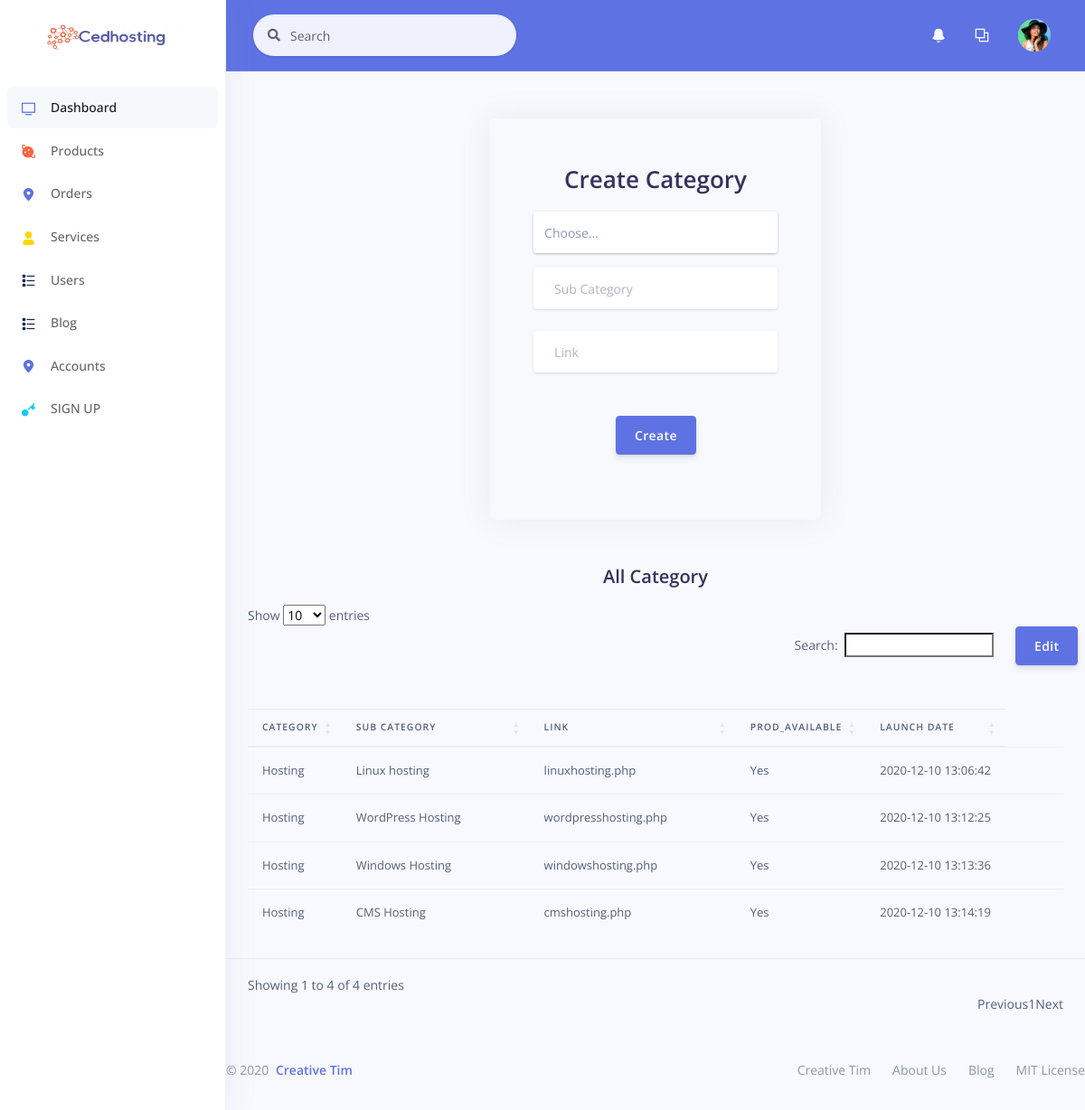
The app's page /Admin/createCategory.php with its own data.
### tables this page shows
CREATE TABLE `tbl_product` (
  `id` int(11) NOT NULL,
  `prod_parent_id` int(11) NOT NULL,
  `prod_name` varchar(100) NOT NULL,
  `link` varchar(100) DEFAULT NULL,
  `prod_available` tinyint(1) NOT NULL DEFAULT 1,
  `prod_launch_date` datetime NOT NULL DEFAULT current_timestamp()
);

### class/Dbcon.php (called while the page is built, shortened)
<?php
class Dbcon
{
    public function connect($host, $user, $pass, $dtb)
    {
        return $this->conn = mysqli_connect($host, $user, $pass, $dtb) or die('Could Not Connect.');
    }
}
?>

### class/product.php (called while the page is built, shortened)
<?php
class product extends Dbcon{
    public function showcategory(){
        $sql="SELECT * FROM tbl_product WHERE `prod_parent_id`=(SELECT `id` from tbl_product
                                                                WHERE `prod_parent_id`=0)";
            $products = $this->conn->query($sql);
            if(mysqli_num_rows($products)>0){
                return $products;
            }
    }
    public function getname($id) {
        $sql="SELECT `prod_name` FROM tbl_product WHERE `id`=$id";
            $products = $this->conn->query($sql);
            if(mysqli_num_rows($products)){
                return $products;
            }
    }
}
?>

### Admin/createCategory.php (the view, shortened to what this page needs)
<?php require 'header.php'?>
<?php require '../class/Dbcon.php';?>
<?php require '../class/product.php';?>
<?php
$con = new product();
$con->connect('localhost', 'root', '', 'cedhost');
$category=$con->showcategory();
foreach($category as $key){
  $id=$key['prod_parent_id'];
}
$getcategoryname=$con->getname($id);
foreach($getcategoryname as $key){
  $name=$key['prod_name'];
}
?>
<div class="container mt--8 pb-5">
      <div class="row justify-content-center" style="margin-top:180px;">
        <div class="col-lg-5 col-md-7">
          <div class="card bg-secondary border-0 mb-0">
            <div class="card-body px-lg-5 py-lg-5">
              <form method="POST">
                  <h1 class="text-center mb-3">Create Category</h1>
                <div class="form-group mb-3">
                  <div class="input-group input-group-merge input-group-alternative">
                            <div class="input-group input-group-merge input-group-alternative">
                                    <select class="form-control" id="sel1" style=" -webkit-appearance: none;" name="id">
                                    <option selected>Choose...</option>
                                    </select>
                            </div>
                  </div>
                </div>
                <div class="form-group">
                  <div class="input-group input-group-merge input-group-alternative">
                    <div class="input-group-prepend">
                      <span class="input-group-text"></span>
                    </div>
                    <input class="form-control" placeholder="Sub Category" type="text" name="subcat">
                  </div>
                </div>
                <div class="form-group">
                  <div class="input-group input-group-merge input-group-alternative">
                    <div class="input-group-prepend">
                      <span class="input-group-text"></span>
                    </div>
                    <input class="form-control" placeholder="Link" type="text" name="link">
                  </div>
                </div>
                <div class="text-center">
                  <button type="sumbit" class="btn btn-primary my-4" name="submit">Create</button>
                </div>
              </form>
            </div>
          </div>
        </div>
      </div>
    </div>
    <h2 class='mb-3 text-center'>All Category</h2>
    <button type="sumbit" class="btn btn-primary my-4 float-right edit" name="submit">Edit</button>
<table id="dtBasicExample" class="table p-4" width="100%">
  <thead>
    <tr>
      <th class="th-sm">Category
      </th>
      <th class="th-sm">Sub Category
      </th>
      <th class="th-sm">Link
      </th>
      <th class="th-sm">prod_available
      </th>
      <th class="th-sm">Launch Date
      </th>
    </tr>
  </thead>
  <tbody>
  <?php foreach ($category as $key):?>
    <tr>
    <form method="POST">
      <td><?php echo $name ?></td>
      <td><input type=text class="input" value="<?php echo $key['prod_name'] ?>" name="subcat"><span class="editinput"><?php echo $key['prod_name'] ?></span></td>
      <td><input type=text class="input" value="<?php echo $key['link'] ?>" name="link"><span class="editinput"><?php echo $key['link'] ?></span></td>
      <?php if($key['prod_available']==1){
                $avalb="Yes";
            }
                else{
                $avalb="No";
                }
                ?>
            <td><span class="editinput"><?php echo $avalb ?></span></td>
      <td><?php echo $key['prod_launch_date'] ?></td>
      <td><input type="submit"  class="btn btn-primary inputb" name="edit" value="Edit"/></td>
      <td><input type="submit" onClick="javascript: return confirm('Please confirm deletion');" class="btn btn-primary inputb" name="delete" value="Delete"/></td>
      </form>
    </tr>
  <?php endforeach; ?>
  </tbody>
</table>
<?php require 'footer.php'?>
  <link href="https://cdn.datatables.net/1.10.22/css/dataTables.bootstrap4.min.css" rel="stylesheet" type="text/css" media="all"/>

### Admin/header.php (shortened to what this page needs)
<!DOCTYPE html>
<html>
<head>
  <link rel="stylesheet" href="assets/vendor/nucleo/css/nucleo.css" type="text/css">
  <link rel="stylesheet" href="assets/vendor/@fortawesome/fontawesome-free/css/all.min.css" type="text/css">
  <link rel="stylesheet" href="assets/css/argon.css?v=1.2.0" type="text/css">
  <link href="https://cdn.datatables.net/1.10.22/css/dataTables.bootstrap4.min.css" rel="stylesheet" type="text/css" media="all"/>
</head>
<body>
  <nav class="sidenav navbar navbar-vertical  fixed-left  navbar-expand-xs navbar-light bg-white" id="sidenav-main">
    <div class="scrollbar-inner">
      <div class="sidenav-header  align-items-center">
        <a class="navbar-brand" href="javascript:void(0)">
          <img src="../images/logo2.png" style="height:180px;width:180px;" class="navbar-brand-img" alt="...">
        </a>
      </div>
      <div class="navbar-inner">
        <div class="collapse navbar-collapse" id="sidenav-collapse-main">
          <ul class="navbar-nav">
            <li class="nav-item">
              <a class="nav-link active" href="examples/dashboard.html">
                <i class="ni ni-tv-2 text-primary"></i>
                <span class="nav-link-text">Dashboard</span>
              </a>
            </li>
            <li class="nav-item">
									<a href="#" class="nav-link" data-toggle="dropdown" role="button" aria-haspopup="true" aria-expanded="false"><i class="ni ni-planet text-orange"></i>Products<i class="caret"></i></a>
						</li>
            <li class="nav-item">
									<a href="#" class="nav-link" data-toggle="dropdown" role="button" aria-haspopup="true" aria-expanded="false"><i class="ni ni-pin-3 text-primary"></i>Orders<i class="caret"></i></a>
						</li>
            <li class="nav-item">
									<a href="#" class="nav-link" data-toggle="dropdown" role="button" aria-haspopup="true" aria-expanded="false"><i class="ni ni-single-02 text-yellow"></i>Services<i class="caret"></i></a>
						</li>
            <li class="nav-item">
									<a href="#" class="nav-link" data-toggle="dropdown" role="button" aria-haspopup="true" aria-expanded="false"><i class="ni ni-bullet-list-67 text-default"></i>Users<i class="caret"></i></a>
						</li>
            <li class="nav-item">
									<a href="#" class="nav-link" data-toggle="dropdown" role="button" aria-haspopup="true" aria-expanded="false"><i class="ni ni-bullet-list-67 text-default"></i>Blog<i class="caret"></i></a>
						</li>
            <li class="nav-item">
									<a href="#" class="nav-link" data-toggle="dropdown" role="button" aria-haspopup="true" aria-expanded="false"><i class="ni ni-pin-3 text-primary"></i>Accounts<i class="caret"></i></a>
						</li>
            <li class="nav-item">
            <?php if(!empty($_SESSION["userdata"])){
                                $link1="../logout.php";
                                $linkname1="Log Out";
                                }else{
                                    $link1="../login.php";
                                    $linkname1="SIGN UP";
                                }?>
              <a class="nav-link" href=<?php echo $link1 ?>>
                <i class="ni ni-key-25 text-info"></i>
                <span class="nav-link-text"><?php echo $linkname1 ?></span>
              </a>
            </li>
          </ul>
        </div>
      </div>
    </div>
  </nav>
  <div class="main-content" id="panel">
    <nav class="navbar navbar-top navbar-expand navbar-dark bg-primary border-bottom">
      <div class="container-fluid">
        <div class="collapse navbar-collapse" id="navbarSupportedContent">
          <form class="navbar-search navbar-search-light form-inline mr-sm-3" id="navbar-search-main">
            <div class="form-group mb-0">
              <div class="input-group input-group-alternative input-group-merge">
                <div class="input-group-prepend">
                  <span class="input-group-text"><i class="fas fa-search"></i></span>
                </div>
                <input class="form-control" placeholder="Search" type="text">
              </div>
            </div>
          </form>
          <ul class="navbar-nav align-items-center  ml-md-auto ">
            <li class="nav-item dropdown">
              <a class="nav-link" href="#" role="button" data-toggle="dropdown" aria-haspopup="true" aria-expanded="false">
                <i class="ni ni-bell-55"></i>
              </a>
            </li>
            <li class="nav-item dropdown">
              <a class="nav-link" href="#" role="button" data-toggle="dropdown" aria-haspopup="true" aria-expanded="false">
                <i class="ni ni-ungroup"></i>
              </a>
            </li>
          </ul>
          <ul class="navbar-nav align-items-center  ml-auto ml-md-0 ">
            <li class="nav-item dropdown">
              <a class="nav-link pr-0" href="#" role="button" data-toggle="dropdown" aria-haspopup="true" aria-expanded="false">
                <div class="media align-items-center">
                  <span class="avatar avatar-sm rounded-circle">
                    <img alt="Image placeholder" src="assets/img/theme/team-4.jpg">
                  </span>
                </div>
              </a>
            </li>
          </ul>
        </div>
      </div>
    </nav>

### Admin/footer.php (shortened to what this page needs)
 <footer class="footer pt-5">
        <div class="row align-items-center justify-content-lg-between">
          <div class="col-lg-6">
            <div class="copyright text-center  text-lg-left  text-muted">
              &copy; 2020 <a href="https://www.creative-tim.com" class="font-weight-bold ml-1" target="_blank">Creative Tim</a>
            </div>
          </div>
          <div class="col-lg-6">
            <ul class="nav nav-footer justify-content-center justify-content-lg-end">
              <li class="nav-item">
                <a href="https://www.creative-tim.com" class="nav-link" target="_blank">Creative Tim</a>
              </li>
              <li class="nav-item">
                <a href="https://www.creative-tim.com/presentation" class="nav-link" target="_blank">About Us</a>
              </li>
              <li class="nav-item">
                <a href="http://blog.creative-tim.com" class="nav-link" target="_blank">Blog</a>
              </li>
              <li class="nav-item">
                <a href="https://github.com/creativetimofficial/argon-dashboard/blob/master/LICENSE.md" class="nav-link" target="_blank">MIT License</a>
              </li>
            </ul>
          </div>
        </div>
      </footer>
    </div>
</body>
</html>

### records on screen
tbl_product: prod_name "Linux hosting", link "linuxhosting.php", prod_available "Yes", prod_launch_date "2020-12-10 13:06:42"
tbl_product: prod_name "Hosting"
tbl_product: prod_name "WordPress Hosting", link "wordpresshosting.php", prod_available "Yes", prod_launch_date "2020-12-10 13:12:25"
tbl_product: prod_name "Windows Hosting", link "windowshosting.php", prod_available "Yes", prod_launch_date "2020-12-10 13:13:36"
tbl_product: prod_name "CMS Hosting", link "cmshosting.php", prod_available "Yes", prod_launch_date "2020-12-10 13:14:19"

### other values on screen
$linkname1 "SIGN UP"
